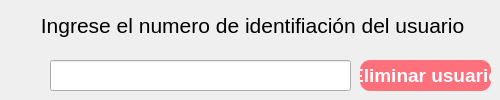
      <widget class="QWidget" name="eliminarUsers">
       <attribute name="title">
        <string>Eliminar Usuarios</string>
       </attribute>
       <widget class="QLineEdit" name="UserdeleteSection">
        <property name="geometry">
         <rect>
          <x>50</x>
          <y>60</y>
          <width>301</width>
          <height>31</height>
         </rect>
        </property>
       </widget>
       <widget class="QPushButton" name="deleteBTN">
        <property name="geometry">
         <rect>
          <x>360</x>
          <y>60</y>
          <width>131</width>
          <height>31</height>
         </rect>
        </property>
        <property name="font">
         <font>
          <pointsize>14</pointsize>
          <weight>75</weight>
          <bold>true</bold>
         </font>
        </property>
        <property name="styleSheet">
         <string notr="true">color: rgb(255, 255, 255);
background-color:rgb(255, 112, 125);
border-radius: 10px;</string>
        </property>
        <property name="text">
         <string>Eliminar usuario</string>
        </property>
       </widget>
       <widget class="QLabel" name="headerLibrosSection_4">
        <property name="geometry">
         <rect>
          <x>20</x>
          <y>10</y>
          <width>471</width>
          <height>31</height>
         </rect>
        </property>
        <property name="font">
         <font>
          <pointsize>16</pointsize>
          <weight>50</weight>
          <bold>false</bold>
         </font>
        </property>
        <property name="styleSheet">
         <string notr="true">border: none;
</string>
        </property>
        <property name="text">
         <string>Ingrese el numero de identifiación del usuario </string>
        </property>
        <property name="alignment">
         <set>Qt::AlignCenter</set>
        </property>
       </widget>
      </widget>
